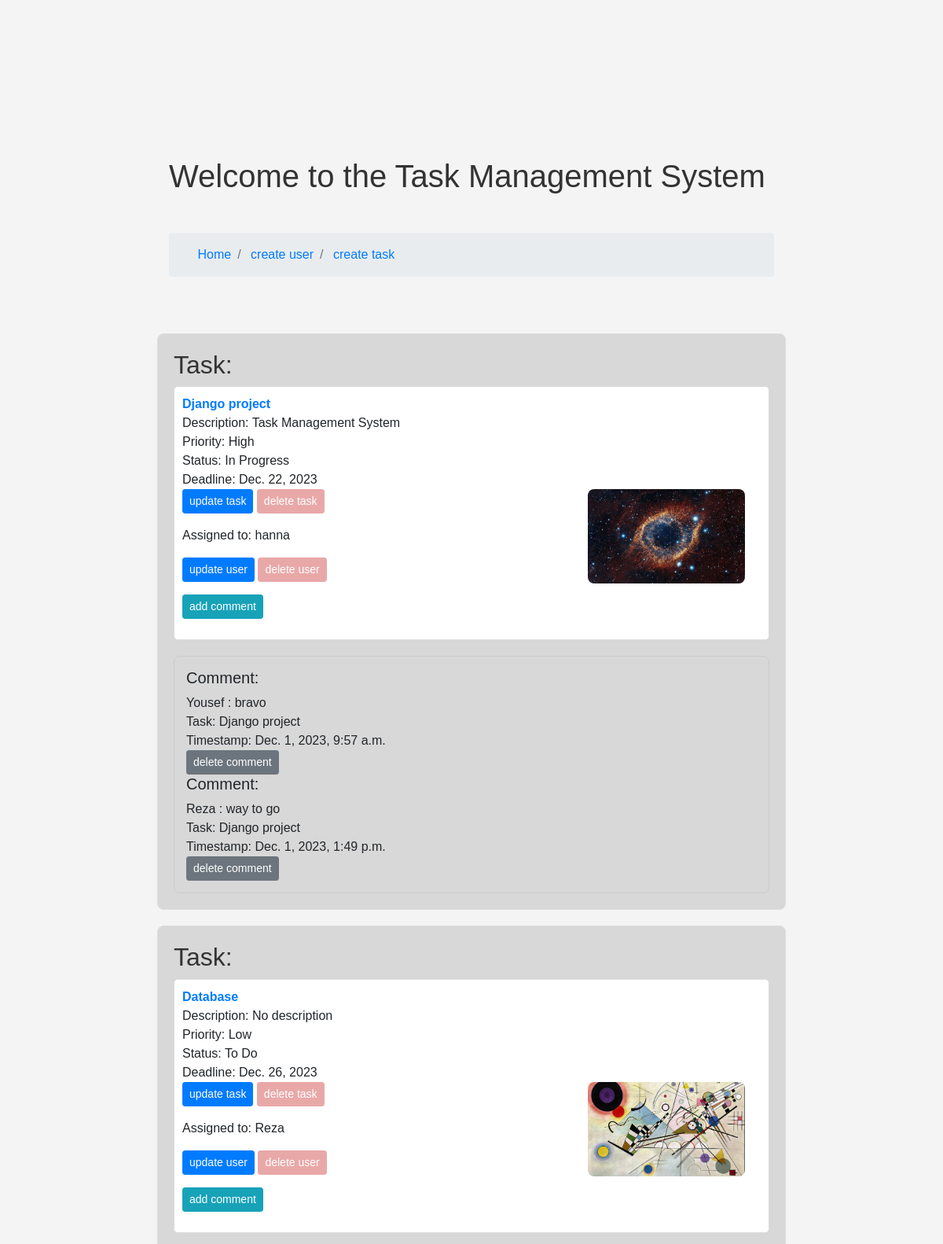
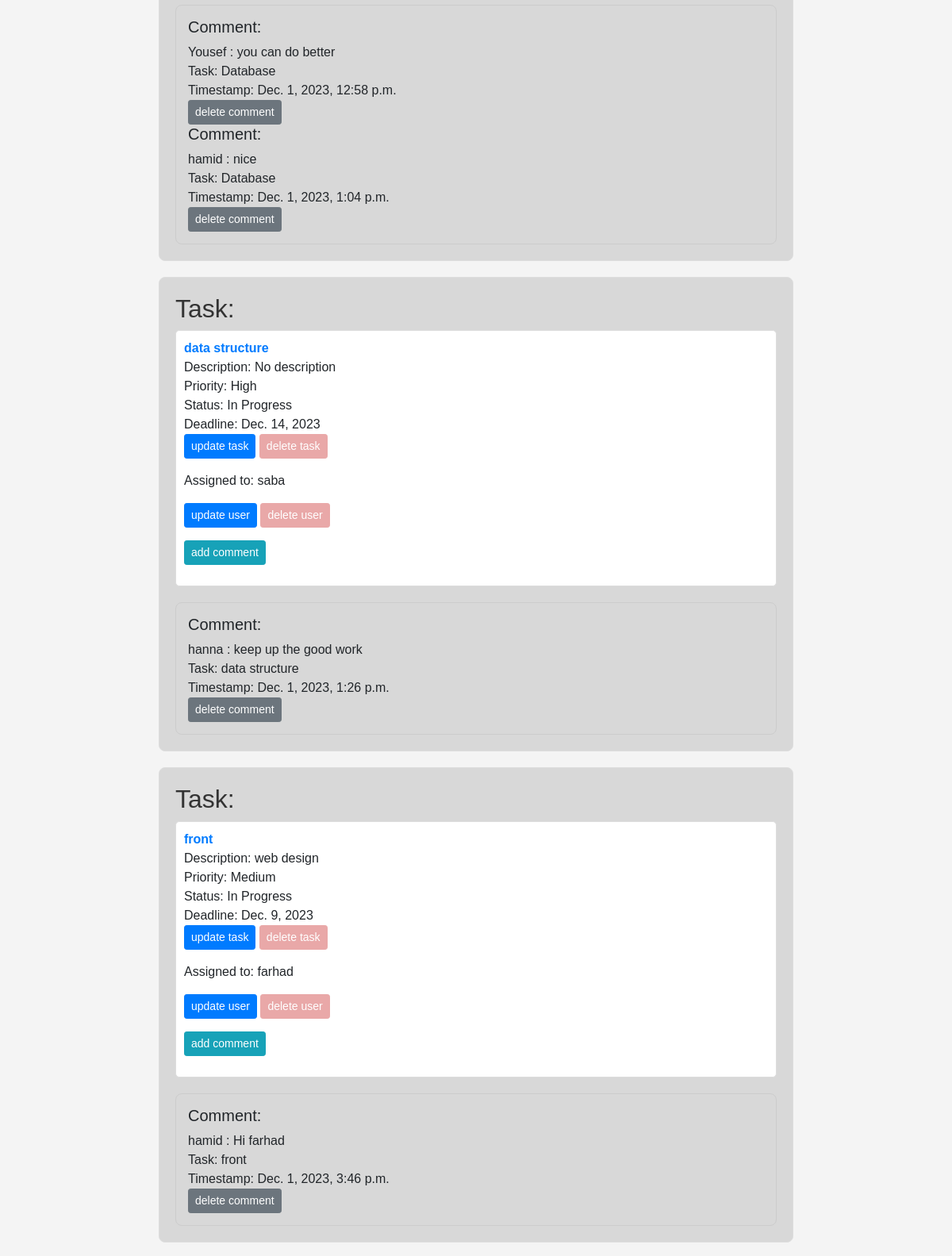
The page / (upper part) on the database its author committed (2 pictures, top to bottom).
### taskpage/models.py (models this page shows, shortened)
class Task(models.Model):
    title = models.CharField(max_length=100)
    description = models.TextField(blank=True, null=True)
    priority = models.CharField(max_length=20, choices=[('low', 'Low'), ('medium', 'Medium'), ('high', 'High')])
    status = models.CharField(max_length=20, choices=[('todo', 'To Do'), ('in_progress', 'In Progress'), ('done', 'Done')])
    deadline = models.DateField(null=True, blank=True)
    image = models.ImageField(upload_to='task_images/',null=True , blank=True)
    user = models.ForeignKey(User, on_delete=models.CASCADE, related_name='tasks')

class User(models.Model):
    username = models.CharField(max_length=50, unique=True)
    email = models.EmailField(unique=True)
    password = models.CharField(max_length=100)

class Comment(models.Model):
    user = models.ForeignKey(User, on_delete=models.CASCADE)
    task = models.ForeignKey(Task, on_delete=models.CASCADE)
    comment_type = models.CharField(max_length=20)
    timestamp = models.DateTimeField(auto_now_add=True)

### taskpage/views.py (the view)
# urls.py: 2. Add a URL to urlpatterns:  path('', views.home, name='home')
def home(request):
    user = User.objects.all()
    task = Task.objects.all()
    comments=Comment.objects.all()
    context = {'user' : user , 'task' : task  ,"comments": comments}
    return render(request, 'home.html',context)

### taskpage/templates/home.html (shortened to what this page needs)
{% load static %}
<!DOCTYPE html>
<html lang="en">
<head>
    <link rel="stylesheet" href="https://cdn.jsdelivr.net/npm/bootstrap@4.3.1/dist/css/bootstrap.min.css">
</head>
<body>
<h1>Welcome to the Task Management System</h1>
{% include 'navbar.html' %}
<dev class="p-4 p-md-5 mb-4 rounded text-body-emphasis bg-body-secondary">
<ul>
    <ul>
        {% for task in task %}
        <div class="task-box">
            <h2>Task:</h2>
                <li class="a">
                    <strong>{{ task.title }}</strong><br>
                    Description: {{ task.description|default:"No description" }}<br>
                    Priority: {{ task.get_priority_display }}<br>
                    Status: {{ task.get_status_display }}<br>
                    Deadline: {{ task.deadline|default:"No deadline" }}<br>
                    <div class="user-profile-picture">
                    {% if task.image %}
                     <img src="{{ task.image.url }}" >
                    {% endif %}
                </div>
                    <a type="button" class="btn btn-primary btn-sm" href="{% url 'update_task' pk=task.id %}">update task</a>
                    <a type="button" class="btn btn-primary btn-sm" style="background-color: #E9A8A8; border-color: #E9A8A8;" href="{% url 'delete_task' pk=task.id %}">delete task</a>
                    <div class="d-block mt-3 mb-3">
                        Assigned to: {{ task.user.username }}
                        <div class="d-block mt-3">
                            <a type="button" class="btn btn-primary btn-sm" href="{% url 'update_user' pk=task.user.id %}">update user</a>
                            <a type="button" class="btn btn-primary btn-sm" style="background-color: #E9A8A8; border-color: #E9A8A8;" href="{% url 'delete_user' pk=task.user.id %}">delete user</a>
                        </div>
                    </div>
                    <div class="d-block mb-3">
                        <a href="{% url 'add_comment' %}">
                            <button type="button" class="btn btn-info btn-sm">add comment</button>
                        </a>
                    </div>
                </li>
                <ul class="comment-box">
                    {% for comment in comments %}
                        {% if comment.task == task %}
                            <h5>Comment:</h5>
                            <li>
                                {{ comment.user.username }} : {{ comment.comment_type }}<br>
                                Task: {{ comment.task.title }}<br>
                                Timestamp: {{ comment.timestamp }}<br>
                                <a href="{% url 'delete_comment' pk=comment.id %}"><button type="button" class="btn btn-secondary btn-sm">delete comment</button></a>
                            </li>
                        {% endif %}
                    {% endfor %}
                </ul>
        </div>
    {% endfor %}
    </ul>
</dev>
</body>
</html>

### taskpage/templates/navbar.html
  <div class="container my-5">
    <nav aria-label="breadcrumb">
      <ol class="breadcrumb p-3 bg-body-tertiary rounded-3">
        <li class="breadcrumb-item">
          <a class="link-body-emphasis" href="#">
            <svg class="bi" width="16" height="16"><use xlink:href="#house-door-fill"></use></svg>
            <a class="visually-hidden" href="{% url 'home' %}">Home</a>
          </a>
        </li>
        <li class="breadcrumb-item">
          <a class="link-body-emphasis fw-semibold text-decoration-none" href="{% url 'create_user' %}">create user</a>
        </li>
        <li class="breadcrumb-item active" aria-current="page">
          <a class="link-body-emphasis fw-semibold text-decoration-none" href="{% url 'create_task' %}">
          create task
          </a>
        </li>
      </ol>
    </nav>
  </div>

### taskpage/templates/home.html (style rules this page uses)
body { font-family: 'Arial', sans-serif; margin: 100px; padding: 100px; background-color: #f4f4f4; }
.task-box { background-color: #D8D8D8; border: 1px solid #ddd; border-radius: 8px; padding: 20px; margin-bottom: 20px; }
.comment-box { background-color: #D8D8D8; border: 1px solid #ccc; border-radius: 8px; padding: 15px; margin-top: 10px; }
h1 { color: #333; margin-left: 15px; }
h2 { color: #333; }
ul { list-style: none; padding:0; }
li.a { background-color: #fff; border: 1px solid #ddd; border-radius: 5px; margin-bottom: 20px; padding: 10px; }
strong { color: #007BFF; }
.user-profile-picture { width: 200px; height: 120px; border-radius: 8px; overflow: hidden; float: right; margin-right: 20px; display: flex; align-items: center; justify-content: center; }
.user-profile-picture img { width: 100%; height: 100%; object-fit: cover; }

### rows shown on the page
Task: title "Django project", description "Task Management System", priority "High", status "In Progress", deadline "Dec. 22, 2023", image (picture), user.username "hanna"
Comment: user.username "Yousef", comment_type "bravo", task "Django project", timestamp "Dec. 1, 2023, 9:57 a.m."
Comment: user.username "Reza", comment_type "way to go", task "Django project", timestamp "Dec. 1, 2023, 1:49 p.m."
Task: title "Database", description "No description", priority "Low", status "To Do", deadline "Dec. 26, 2023", image (picture), user.username "Reza"
Comment: user.username "Yousef", comment_type "you can do better", task "Database", timestamp "Dec. 1, 2023, 12:58 p.m."
Comment: user.username "hamid", comment_type "nice", task "Database", timestamp "Dec. 1, 2023, 1:04 p.m."
Task: title "data structure", description "No description", priority "High", status "In Progress", deadline "Dec. 14, 2023", user.username "saba"
Comment: user.username "hanna", comment_type "keep up the good work", task "data structure", timestamp "Dec. 1, 2023, 1:26 p.m."
Task: title "front", description "web design", priority "Medium", status "In Progress", deadline "Dec. 9, 2023", user.username "farhad"
Comment: user.username "hamid", comment_type "Hi farhad", task "front", timestamp "Dec. 1, 2023, 3:46 p.m."
